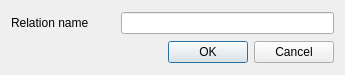
<?xml version="1.0" encoding="UTF-8"?>
<ui version="4.0">
 <class>EditRelationName</class>
 <widget class="QDialog" name="EditRelationName">
  <property name="windowModality">
   <enum>Qt::WindowModal</enum>
  </property>
  <property name="geometry">
   <rect>
    <x>0</x>
    <y>0</y>
    <width>345</width>
    <height>75</height>
   </rect>
  </property>
  <property name="sizePolicy">
   <sizepolicy hsizetype="Fixed" vsizetype="Fixed">
    <horstretch>0</horstretch>
    <verstretch>0</verstretch>
   </sizepolicy>
  </property>
  <property name="maximumSize">
   <size>
    <width>400</width>
    <height>75</height>
   </size>
  </property>
  <property name="windowTitle">
   <string>Relation Name</string>
  </property>
  <property name="modal">
   <bool>true</bool>
  </property>
  <layout class="QGridLayout" name="gridLayout">
   <item row="0" column="0">
    <widget class="QLabel" name="label">
     <property name="text">
      <string>Relation name</string>
     </property>
    </widget>
   </item>
   <item row="1" column="2">
    <widget class="QDialogButtonBox" name="buttonBox">
     <property name="orientation">
      <enum>Qt::Horizontal</enum>
     </property>
     <property name="standardButtons">
      <set>QDialogButtonBox::Cancel|QDialogButtonBox::Ok</set>
     </property>
    </widget>
   </item>
   <item row="0" column="2">
    <widget class="QLineEdit" name="nameEdit">
     <property name="inputMask">
      <string/>
     </property>
     <property name="text">
      <string notr="true"/>
     </property>
    </widget>
   </item>
   <item row="0" column="1">
    <widget class="QLabel" name="nameAlert">
     <property name="minimumSize">
      <size>
       <width>20</width>
       <height>20</height>
      </size>
     </property>
     <property name="maximumSize">
      <size>
       <width>20</width>
       <height>20</height>
      </size>
     </property>
     <property name="text">
      <string notr="true"/>
     </property>
    </widget>
   </item>
  </layout>
 </widget>
 <resources/>
 <connections>
  <connection>
   <sender>buttonBox</sender>
   <signal>accepted()</signal>
   <receiver>EditRelationName</receiver>
   <slot>accept()</slot>
   <hints>
    <hint type="sourcelabel">
     <x>248</x>
     <y>254</y>
    </hint>
    <hint type="destinationlabel">
     <x>157</x>
     <y>274</y>
    </hint>
   </hints>
  </connection>
  <connection>
   <sender>buttonBox</sender>
   <signal>rejected()</signal>
   <receiver>EditRelationName</receiver>
   <slot>reject()</slot>
   <hints>
    <hint type="sourcelabel">
     <x>316</x>
     <y>260</y>
    </hint>
    <hint type="destinationlabel">
     <x>286</x>
     <y>274</y>
    </hint>
   </hints>
  </connection>
 </connections>
</ui>
